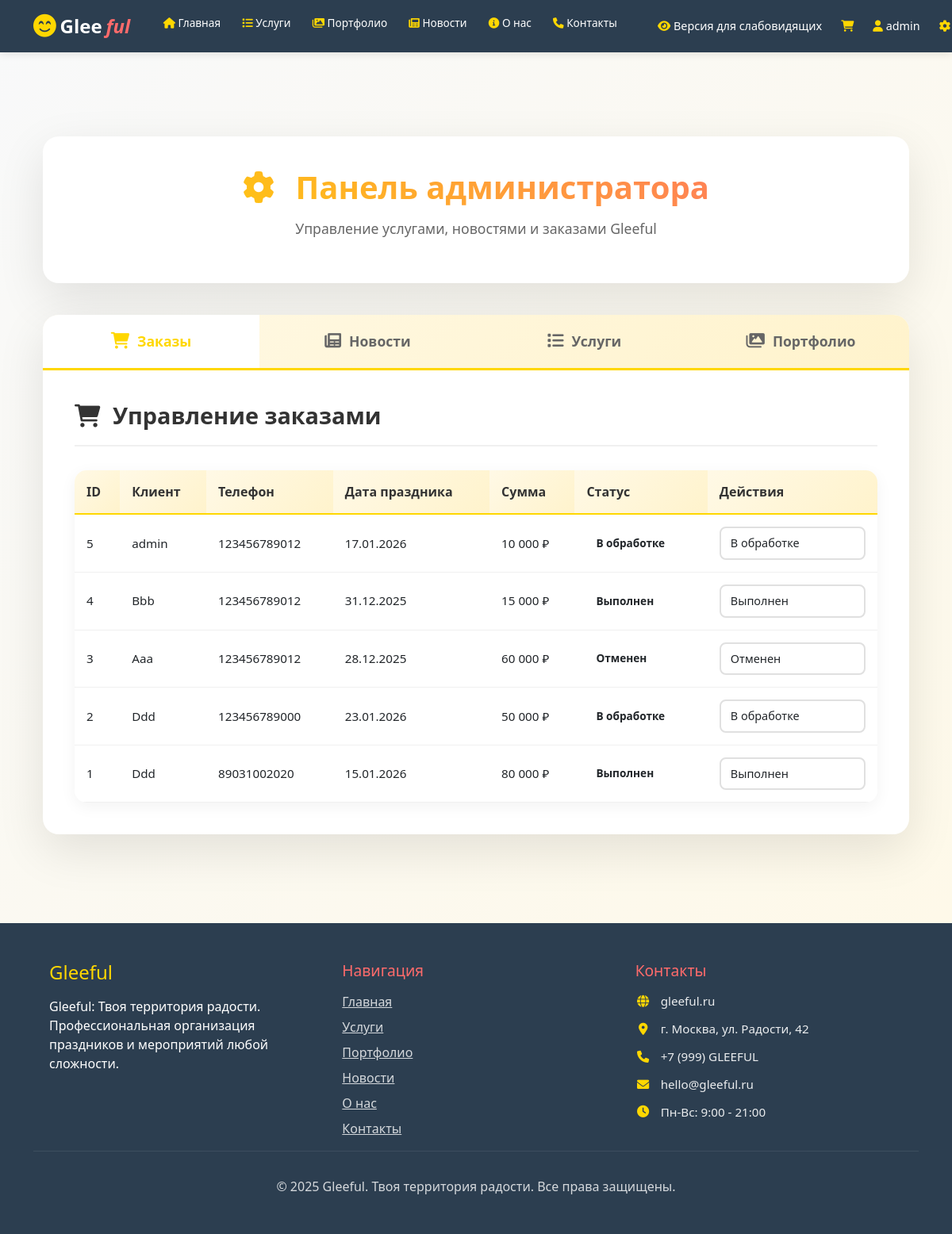
The page /admin (signed in) on the database its author committed.
### app.py (models this page shows, shortened)
class User(UserMixin, db.Model):
    id = db.Column(db.Integer, primary_key=True)
    username = db.Column(db.String(80), unique=True, nullable=False)
    email = db.Column(db.String(120), unique=True, nullable=False)
    password_hash = db.Column(db.String(255), nullable=False)
    is_admin = db.Column(db.Boolean, default=False, nullable=False)
    created_at = db.Column(db.DateTime, default=datetime.utcnow, nullable=False)
    orders = db.relationship('Order', backref='user', lazy=True)
    cart_items = db.relationship('CartItem', backref='user', lazy=True, cascade='all, delete-orphan')

class Order(db.Model):
    id = db.Column(db.Integer, primary_key=True)
    user_id = db.Column(db.Integer, db.ForeignKey('user.id'), nullable=False)
    total_price = db.Column(db.Numeric(10, 2), nullable=False)
    status = db.Column(db.String(50), default='Новый', nullable=False)
    contact_phone = db.Column(db.String(20), nullable=False)
    event_date = db.Column(db.Date, nullable=False)
    date_created = db.Column(db.DateTime, default=datetime.utcnow, nullable=False)
    order_items = db.relationship('OrderItem', backref='order', lazy=True, cascade='all, delete-orphan')

### app.py (the view)
@app.route('/admin')
@login_required
def admin():
    try:
        if not current_user.is_admin:
            app.logger.warning(f'Пользователь {current_user.username} попытался получить доступ к админ-панели')
            abort(403)
        services = Service.query.order_by(Service.id.desc()).all()
        news = News.query.order_by(News.date_posted.desc()).all()
        portfolio_items = Portfolio.query.order_by(Portfolio.created_at.desc()).all()
        orders = db.session.query(Order, User)\
                         .join(User, Order.user_id == User.id)\
                         .order_by(Order.date_created.desc())\
                         .all()
        services_list = []
        for service in services:
            services_list.append({
                'id': service.id,
                'title': service.title,
                'description': service.description,
                'price': float(service.price) if service.price else 0.0,
                'category': service.category,
                'image_url': service.image_url,
                'created_at': service.created_at.strftime('%d.%m.%Y') if service.created_at else None
            })
        news_list = []
        for news_item in news:
            news_list.append({
                'id': news_item.id,
                'title': news_item.title,
                'content': news_item.content,
                'image_url': news_item.image_url,
                'date_posted': news_item.date_posted.strftime('%d.%m.%Y %H:%M')
            })
        portfolio_list = []
        for item in portfolio_items:
            portfolio_list.append({
                'id': item.id,
                'title': item.title,
                'category': item.category,
                'image_url': item.image_url,
                'event_type': item.event_type,
                'created_at': item.created_at.strftime('%d.%m.%Y') if item.created_at else None
            })
        orders_list = []
        for order, user in orders:
            orders_list.append({
                'id': order.id,
                'status': order.status,
                'total_amount': float(order.total_price),
                'date_created': order.date_created.strftime('%d.%m.%Y %H:%M'),
                'user_name': user.username if user else 'Неизвестный',
                'user_email': user.email if user else 'Неизвестно'
            })
        total_services = Service.query.count()
        total_news = News.query.count()
        total_portfolio = Portfolio.query.count()
        total_orders = Order.query.count()
        new_orders = Order.query.filter_by(status='Новый').count()
        total_users = User.query.count()
        stats = {
            'total_services': total_services,
            'total_news': total_news,
            'total_portfolio': total_portfolio,
            'total_orders': total_orders,
            'new_orders': new_orders,
            'total_users': total_users
        }
        return render_template('admin.html',
                             services=services,
                             news=news,
                             portfolio_items=portfolio_items,
                             orders=orders,
                             services_list=services_list,
                             news_list=news_list,
                             portfolio_list=portfolio_list,
                             orders_list=orders_list,
                             stats=stats)
    except Exception as e:
        app.logger.error(f'Ошибка при загрузке админ-панели: {str(e)}')
        flash('Произошла ошибка при загрузке админ-панели', 'error')
        return redirect(url_for('index'))

### app.py (called while the page is built)
@app.context_processor
def inject_cart_count():
    return dict(cart_count=get_cart_count())

def get_cart_count():
    if current_user.is_authenticated:
        return CartItem.query.filter_by(user_id=current_user.id).count()
    else:
        return len(session.get('cart', []))

@login_manager.user_loader
def load_user(user_id):
    try:
        user_id = int(user_id)
        user = User.query.get(user_id)
        if user:
            app.logger.debug(f'Пользователь {user.username} успешно загружен')
        return user
    except (ValueError, TypeError) as e:
        app.logger.warning(f'Неверный формат user_id: {user_id}')
        return None
    except Exception as e:
        app.logger.error(f'Ошибка при загрузке пользователя с ID {user_id}: {str(e)}')
        return None

### templates/admin.html (shortened to what this page needs)
{% extends "base.html" %}
{% block extra_css %}
<link href="https://cdn.jsdelivr.net/npm/bootstrap@5.3.0/dist/css/bootstrap.min.css" rel="stylesheet">
<link rel="stylesheet" href="https://cdnjs.cloudflare.com/ajax/libs/font-awesome/6.0.0/css/all.min.css">
{% endblock %}
{% block content %}
<div class="admin-container">
    <div class="container">
        <div class="admin-header">
            <h1 class="admin-title">
                <i class="fas fa-cog me-3"></i>
                Панель администратора
            </h1>
            <p class="admin-subtitle">
                Управление услугами, новостями и заказами Gleeful
            </p>
        </div>
        <div class="admin-tabs">
            <div class="tab-navigation">
                <button class="tab-btn active" onclick="showTab('orders')">
                    <i class="fas fa-shopping-cart tab-icon"></i>
                    Заказы
                </button>
                <button class="tab-btn" onclick="showTab('news')">
                    <i class="fas fa-newspaper tab-icon"></i>
                    Новости
                </button>
                <button class="tab-btn" onclick="showTab('services')">
                    <i class="fas fa-list tab-icon"></i>
                    Услуги
                </button>
                <button class="tab-btn" onclick="showTab('portfolio')">
                    <i class="fas fa-images tab-icon"></i>
                    Портфолио
                </button>
            </div>
            <div class="tab-content">
                <div id="orders-tab" class="tab-pane active">
                    <div class="action-header">
                        <h2 class="tab-title">
                            <i class="fas fa-shopping-cart me-2"></i>
                            Управление заказами
                        </h2>
                    </div>
                    <div class="admin-table">
                        <table>
                            <thead>
                                <tr>
                                    <th>ID</th>
                                    <th>Клиент</th>
                                    <th>Телефон</th>
                                    <th>Дата праздника</th>
                                    <th>Сумма</th>
                                    <th>Статус</th>
                                    <th>Действия</th>
                                </tr>
                            </thead>
                            <tbody>
                                {% for order, user in orders %}
                                <tr>
                                    <td>{{ order.id }}</td>
                                    <td>{{ user.username if user else 'Неизвестно' }}</td>
                                    <td>{{ order.contact_phone or 'Не указан' }}</td>
                                    <td>{{ order.event_date.strftime('%d.%m.%Y') if order.event_date else 'Не указана' }}</td>
                                    <td>{{  "{:,.0f}".format(order.total_price).replace(",", " ") }} ₽</td>
                                    <td>
                                        <span class="status-badge status-{{ order.status|lower }}">
                                            {{ order.status }}
                                        </span>
                                    </td>
                                    <td>
                                        <select class="form-select status-select" onchange="updateOrderStatus({{ order.id }}, this.value)">
                                            <option value="В обработке" {% if order.status == 'В обработке' %}selected{% endif %}>В обработке</option>
                                            <option value="Выполнен" {% if order.status == 'Выполнен' %}selected{% endif %}>Выполнен</option>
                                            <option value="Отменен" {% if order.status == 'Отменен' %}selected{% endif %}>Отменен</option>
                                        </select>
                                    </td>
                                </tr>
                                {% endfor %}
                            </tbody>
                        </table>
                    </div>
                </div>
            </div>
        </div>
    </div>
</div>
{% endblock %}

### templates/base.html (shortened to what this page needs)
<!DOCTYPE html>
<html lang="ru">
<head>
    <link rel="stylesheet" href="https://cdnjs.cloudflare.com/ajax/libs/font-awesome/6.0.0/css/all.min.css">
    <link rel="stylesheet" href="{{ url_for('static', filename='css/style.css') }}">
    <link rel="stylesheet" href="{{ url_for('static', filename='vendor/bvi/bvi.min.css') }}" type="text/css">
    {% block extra_css %}{% endblock %}
</head>
<body>
    <header class="header" role="banner">
        <div class="container">
            <div class="header-content">
                <div class="logo">
                    <a href="{{ url_for('index') }}">
                        <i class="fas fa-smile-beam"></i>
                        <span class="logo-glee">Glee</span><span class="logo-ful">ful</span>
                    </a>
                </div>
                <nav class="main-nav" role="navigation" aria-label="Основное меню сайта" id="main-nav">
                    <ul class="nav-list">
                        <li class="nav-item">
                            <a href="{{ url_for('index') }}" class="nav-link">
                                <i class="fas fa-home" aria-hidden="true"></i> Главная
                            </a>
                        </li>
                        <li class="nav-item">
                            <a href="{{ url_for('services') }}" class="nav-link">
                                <i class="fas fa-list" aria-hidden="true"></i> Услуги
                            </a>
                        </li>
                        <li class="nav-item">
                            <a href="{{ url_for('portfolio') }}" class="nav-link">
                                <i class="fas fa-images" aria-hidden="true"></i> Портфолио
                            </a>
                        </li>
                        <li class="nav-item">
                            <a href="{{ url_for('news') }}" class="nav-link">
                                <i class="fas fa-newspaper" aria-hidden="true"></i> Новости
                            </a>
                        </li>
                        <li class="nav-item">
                            <a href="{{ url_for('about') }}" class="nav-link">
                                <i class="fas fa-info-circle" aria-hidden="true"></i> О нас
                            </a>
                        </li>
                        <li class="nav-item">
                            <a href="{{ url_for('contacts') }}" class="nav-link">
                                <i class="fas fa-phone" aria-hidden="true"></i> Контакты
                            </a>
                        </li>
                    </ul>
                </nav>
                <div class="user-panel">
                    <a href="#" class="user-link bvi-open" title="Версия для слабовидящих">
                        <i class="fas fa-eye"></i>
                        <span class="user-link-text">Версия для слабовидящих</span>
                    </a>
                    {% if current_user.is_authenticated %}
                        <a href="{{ url_for('cart') }}" class="user-link cart-link"
                           aria-label="Корзина покупок ({{ cart_count if cart_count else 0 }} товаров)">
                            <i class="fas fa-shopping-cart cart-icon" aria-hidden="true"></i>
                        </a>
                        <a href="{{ url_for('profile') }}" class="user-link"
                           aria-label="Личный кабинет пользователя {{ current_user.username }}">
                            <i class="fas fa-user" aria-hidden="true"></i>
                            {{ current_user.username }}
                        </a>
                        {% if current_user.is_admin %}
                            <a href="{{ url_for('admin') }}" class="user-link admin-link"
                               aria-label="Панель администратора">
                                <i class="fas fa-cog" aria-hidden="true"></i>
                            </a>
                        {% endif %}
                    {% else %}
                        <a href="{{ url_for('login') }}" class="user-link login-link"
                           aria-label="Войти в личный кабинет">
                            <i class="fas fa-sign-in-alt" aria-hidden="true"></i>
                            <span>Войти</span>
                        </a>
                    {% endif %}
                </div>
            </div>
        </div>
    </header>
    <main class="main-content" role="main" id="main-content">
        <div class="container">
            {% block content %}{% endblock %}
        </div>
    </main>
    <footer class="footer" role="contentinfo">
        <div class="container">
            <div class="footer-content">
                <div class="footer-section">
                    <h3>Gleeful</h3>
                    <p>Gleeful: Твоя территория радости. Профессиональная организация праздников и мероприятий любой сложности.</p>
                </div>
                <div class="footer-section">
                    <h4>Навигация</h4>
                    <ul class="footer-links">
                        <li><a href="{{ url_for('index') }}">Главная</a></li>
                        <li><a href="{{ url_for('services') }}">Услуги</a></li>
                        <li><a href="{{ url_for('portfolio') }}">Портфолио</a></li>
                        <li><a href="{{ url_for('news') }}">Новости</a></li>
                        <li><a href="{{ url_for('about') }}">О нас</a></li>
                        <li><a href="{{ url_for('contacts') }}">Контакты</a></li>
                    </ul>
                </div>
                <div class="footer-section">
                    <h4>Контакты</h4>
                    <div class="footer-contact-info">
                        <p><i class="fas fa-globe"></i> gleeful.ru</p>
                        <p><i class="fas fa-map-marker-alt"></i> г. Москва, ул. Радости, 42</p>
                        <p><i class="fas fa-phone"></i> +7 (999) GLEEFUL</p>
                        <p><i class="fas fa-envelope"></i> hello@gleeful.ru</p>
                        <p><i class="fas fa-clock"></i> Пн-Вс: 9:00 - 21:00</p>
                    </div>
                </div>
            </div>
            <div class="footer-bottom">
                <p>&copy; 2025 Gleeful. Твоя территория радости. Все права защищены.</p>
            </div>
        </div>
    </footer>
</body>
</html>

### rows shown on the page
User: username "admin"
Order: id "5", username "admin", contact_phone "123456789012", event_date "17.01.2026", total_price "10 000", status "В обработке", status+id "В обработке"
Order: id "4", username "Bbb", contact_phone "123456789012", event_date "31.12.2025", total_price "15 000", status "Выполнен", status+id "Выполнен"
Order: id "3", username "Aaa", contact_phone "123456789012", event_date "28.12.2025", total_price "60 000", status "Отменен", status+id "Отменен"
Order: id "2", username "Ddd", contact_phone "123456789000", event_date "23.01.2026", total_price "50 000", status "В обработке", status+id "В обработке"
Order: id "1", username "Ddd", contact_phone "89031002020", event_date "15.01.2026", total_price "80 000", status "Выполнен", status+id "Выполнен"
